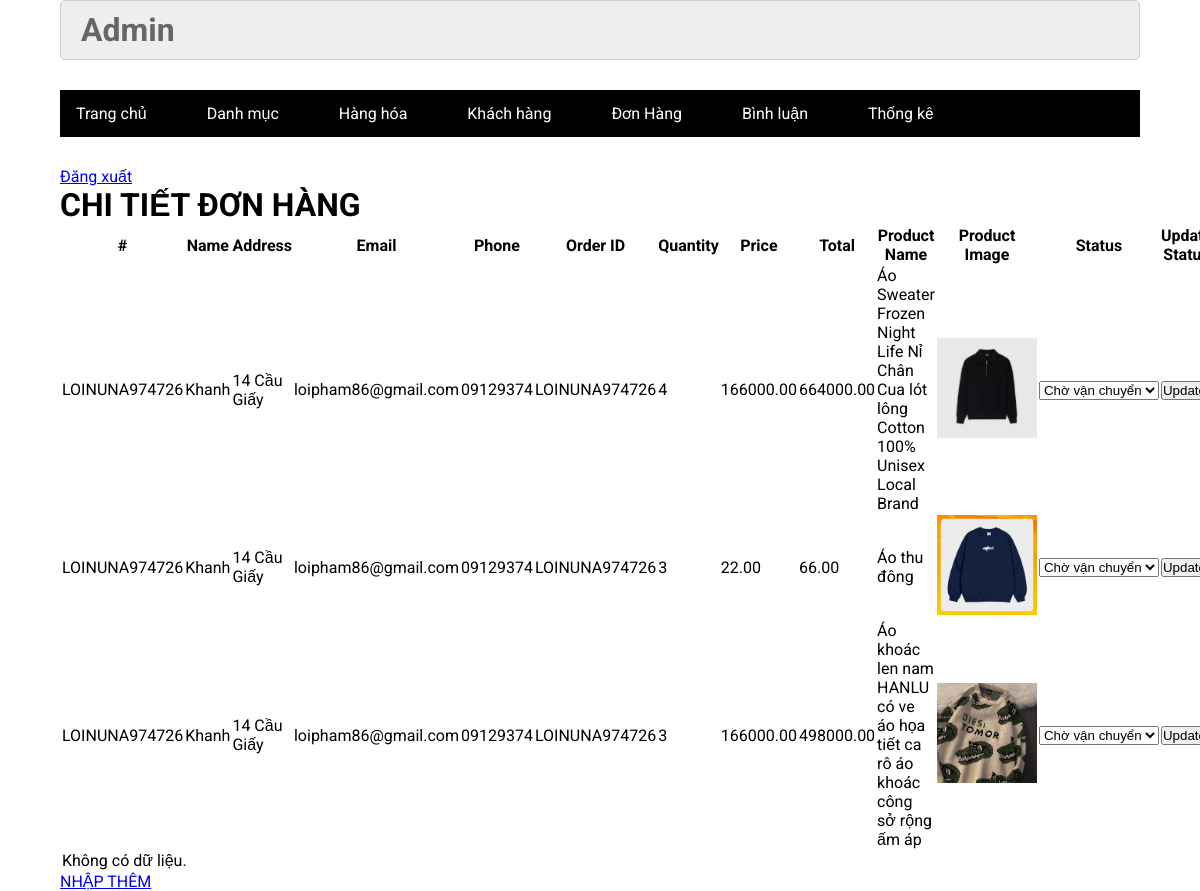
Page /?pg=detailCart&id=144 (signed in) on the committed database.
### tables this page shows
CREATE TABLE `chitietdonhang` (
  `chiTietDonHang_id` int NOT NULL,
  `donHang_id` int NOT NULL,
  `sanPham_id` int NOT NULL,
  `soLuong` int NOT NULL,
  `gia` decimal(10,2) NOT NULL,
  `thanhTien` decimal(10,2) NOT NULL
);

CREATE TABLE `donhang` (
  `donHang_id` int NOT NULL,
  `madh` varchar(20) NOT NULL,
  `tongGia` double(10,2) NOT NULL DEFAULT '0.00',
  `pttt` tinyint(1) NOT NULL DEFAULT '1',
  `nguoiDung_id` int DEFAULT '0',
  `name` varchar(30) NOT NULL,
  `address` varchar(200) NOT NULL,
  `email` varchar(50) NOT NULL,
  `tel` varchar(20) NOT NULL,
  `status` enum('Đã đặt hàng','Chờ vận chuyển','Đang giao','Đã giao','Đã hủy') NOT NULL DEFAULT 'Đã đặt hàng',
  `ngayTao` timestamp NULL DEFAULT CURRENT_TIMESTAMP,
  `lyDoHuy` varchar(255) DEFAULT NULL
);

CREATE TABLE `sanpham` (
  `sanPham_id` int NOT NULL,
  `ten` varchar(255) DEFAULT NULL,
  `moTa` text NOT NULL,
  `gia` decimal(10,2) NOT NULL,
  `soLuong` int NOT NULL,
  `kichCo` varchar(10) NOT NULL,
  `mauSac` varchar(20) NOT NULL,
  `ngayTao` date NOT NULL,
  `ngaySua` date NOT NULL,
  `anh` varchar(255) NOT NULL,
  `luotxem` int NOT NULL DEFAULT '0',
  `khuyenMai_id` int DEFAULT NULL,
  `madm` int NOT NULL,
  `status` tinyint(1) DEFAULT '1'
);

### commons/function.php (called while the page is built, shortened)
<?php
function connection()
{
    try {
        $conn = new PDO("mysql:host=" . HOST . ";dbname=" . DBNAME . ";port=" . PORT . ";charset=utf8", USERNAME, PASSWORD);
        $conn->setAttribute(PDO::ATTR_ERRMODE, PDO::ERRMODE_EXCEPTION);
        return $conn;
    } catch (PDOException $e) {
        echo "Lỗi kết nối CSDL: " . $e->getMessage();
    }
}
function view($view, $data = [])
{
    extract($data);
    include_once "view/$view.php";
}

### controllers/admin/DonHangController.php (called while the page is built, shortened)
<?php
class OrderController{
    public function detail($donHang_id){
        $donHangDetail = (new DonHang)->detail($donHang_id);
        view("admin/donhang/detailcart", ['donHangDetail' => $donHangDetail]);
    }
}
?>

### models/DonHang.php (called while the page is built, shortened)
<?php
class DonHang {
    public $conn = null;
    public function __construct()
    {
        $this->conn = connection();
    }
    public function detail($donHang_id){
        $sql = "SELECT
        donhang.name,
        donhang.address,
        donhang.email,
        donhang.tel,
        donhang.madh,
        chitietdonhang.soLuong,
        chitietdonhang.gia,
        chitietdonhang.thanhTien,
        sanpham.anh,
        sanpham.ten,
        donhang.donHang_id
        FROM chitietdonhang
        JOIN sanpham ON chitietdonhang.sanPham_id = sanpham.sanPham_id
        JOIN donhang ON chitietdonhang.donHang_id = donhang.donHang_id
        WHERE chitietdonhang.donHang_id =:donHang_id";
        $stmt = $this->conn->prepare($sql);
        $stmt->execute(['donHang_id'=>$donHang_id]);
        return $stmt->fetchAll();
    }
}

### view/admin/donhang/detailcart.php (the view)
<?php include_once "view/admin/header.php" ?>
<div class="container mt-4">
    <div class="row mb-4">
        <div class="col-12 text-center">
            <h1>CHI TIẾT ĐƠN HÀNG</h1>
        </div>
    </div>
    <div class="row">
        <div class="col-12">
            <div class="table-responsive">
                <table class="table table-striped table-bordered">
                    <thead>
                        <tr>
                            <th>#</th>
                            <th>Name</th>
                            <th>Address</th>
                            <th>Email</th>
                            <th>Phone</th>
                            <th>Order ID</th>
                            <th>Quantity</th>
                            <th>Price</th>
                            <th>Total</th>
                            <th>Product Name</th>
                            <th>Product Image</th>
                            <th>Status</th>
                            <th>Update Status</th>
                        </tr>
                    </thead>
                    <tbody>
                        <?php
                        foreach ($donHangDetail as $order) {
                            echo "<tr>";
                            echo "<td>" . $order["madh"] . "</td>";
                            echo "<td>" . $order["name"] . "</td>";
                            echo "<td>" . $order["address"] . "</td>";
                            echo "<td>" . $order["email"] . "</td>";
                            echo "<td>" . $order["tel"] . "</td>";
                            echo "<td>" . $order["madh"] . "</td>";
                            echo "<td>" . $order["soLuong"] . "</td>";
                            echo "<td>" . $order["gia"] . "</td>";
                            echo "<td>" . $order["thanhTien"] . "</td>";
                            echo "<td>" . $order["ten"] . "</td>";
                            echo "<td><img src='" . $order["anh"] . "' alt='Product Image' style='width: 100px; height: auto;'></td>";
                            echo "<td>
                            <form action='?pg=updateStatus' method='post'>
                                <input type='hidden' name='idDonHang' value='" . $order['donHang_id'] . "'>
                                <select name='status' class='form-select'>
                                    <option value='Chờ vận chuyển'>Chờ vận chuyển</option>
                                    <option value='Đang giao'>Đang giao</option>
                                    <option value='Đã giao'>Đã giao</option>
                                </select>
                            </td>";
                    echo "<td><button type='submit' class='btn btn-success' name='update_status' value='" . $order["madh"] . "'>Update</button></form></td>";
                    echo "</tr>";
                        }
                        ?>
                        <tr>
                            <td colspan="13" class="text-center">Không có dữ liệu.</td>
                        </tr>
                    </tbody>
                </table>
            </div>
        </div>
    </div>
    <div class="row mt-4">
        <div class="col-12 text-center">
            <a href="index.php?pg=addsp" class="btn btn-primary">NHẬP THÊM</a>
        </div>
    </div>
</div>
<?php include_once "view/admin/footer.php" ?>

### index.php (shortened to what this page needs)
<?php
require_once "commons/function.php";
require_once "models/DonHang.php";
require_once "controllers/admin/DonHangController.php";
$pg = $_GET["pg"] ?? "";
switch ($pg) {
    case "detailCart":
        if (isset($_GET['id'])) {
            (new OrderController)->detail($_GET['id']);
        }
        break;
}

### view/admin/header.php (shortened to what this page needs)
<!DOCTYPE html>
<html lang="en">
<head>
    <link rel="stylesheet" href="./assets/css/admin.css">
    <link rel="stylesheet" href="https://cdnjs.cloudflare.com/ajax/libs/font-awesome/6.5.1/css/all.min.css">
</head>
<body>
    <div class="boxcenter">
        <header>
            <div class="row mb header_admin">
                <h1>Admin</h1>
            </div>
            <div class="row mb menu">
                <ul>
                    <li><a href="">Trang chủ</a></li>
                    <li><a href="index.php?pg=danhmuc&action=list">Danh mục</a></li>
                    <li><a href="index.php?pg=sanpham&action=list">Hàng hóa</a></li>
                    <li><a href="index.php?pg=nguoidung&action=list">Khách hàng</a></li>
                    <li><a href="index.php?pg=donhang">Đơn Hàng</a></li>
                    <li><a href="">Bình luận</a></li>
                    <li><a href="">Thống kê</a></li>
                </ul>
            </div>
              <a href="index.php?pg=logout">Đăng xuất</a>
        </header>

### view/admin/footer.php
</div>
</body>
</html>

### assets/css/admin.css (style rules this page uses)
:root { --white-color:#fff; --black-color:#000; --text-color:#333; }
* { margin:0; padding:0; box-sizing:border-box; }
body { font-family:'Roboto', sans-serif; }
.boxcenter { width:90%; margin:0 auto; }
.row { display:flex; width:100%; }
.mb { margin-bottom:30px; }
.menu { background:black; border:1px solid #000; line-height: 45px; }
.menu ul { display:flex; align-items:center; gap:30px; }
.menu ul li { list-style:none; }
.menu li a { color:white; text-decoration:none; display: block; padding: 0 15px; }
form { text-align:center; }
.header_admin { background-color:#EEE; border:1px #CCC solid; color:#666; border-radius:5px; padding:10px 20px; }
.header_admin h1 { font-size:2vv; }

### rows in the picture
chitietdonhang: donHang.madh "LOINUNA974726", donHang.name "Khanh", donHang.address "14 Cầu Giấy", donHang.email "loipham86@gmail.com", donHang.tel "09129374", soLuong "4", gia "166000.00", thanhTien "664000.00", sanPham.ten "Áo Sweater Frozen Night Life Nỉ Chân Cua lót lông Cotton 100% Unisex Local Brand", sanPham.anh (picture)
chitietdonhang: donHang.madh "LOINUNA974726", donHang.name "Khanh", donHang.address "14 Cầu Giấy", donHang.email "loipham86@gmail.com", donHang.tel "09129374", soLuong "3", gia "22.00", thanhTien "66.00", sanPham.ten "Áo thu đông", sanPham.anh (picture)
chitietdonhang: donHang.madh "LOINUNA974726", donHang.name "Khanh", donHang.address "14 Cầu Giấy", donHang.email "loipham86@gmail.com", donHang.tel "09129374", soLuong "3", gia "166000.00", thanhTien "498000.00", sanPham.ten "Áo khoác len nam HANLU có ve áo họa tiết ca rô áo khoác công sở rộng ấm áp", sanPham.anh (picture)
